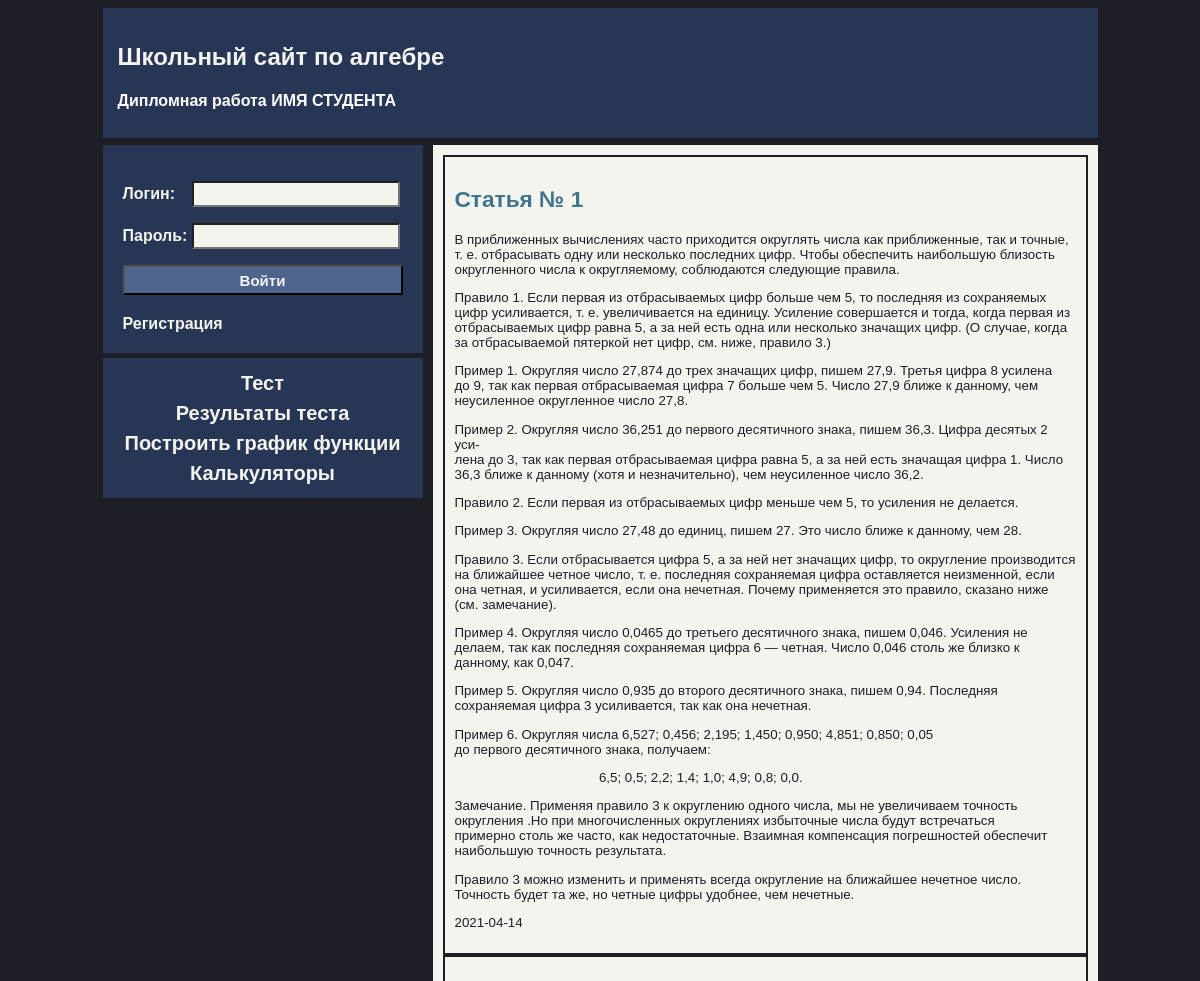
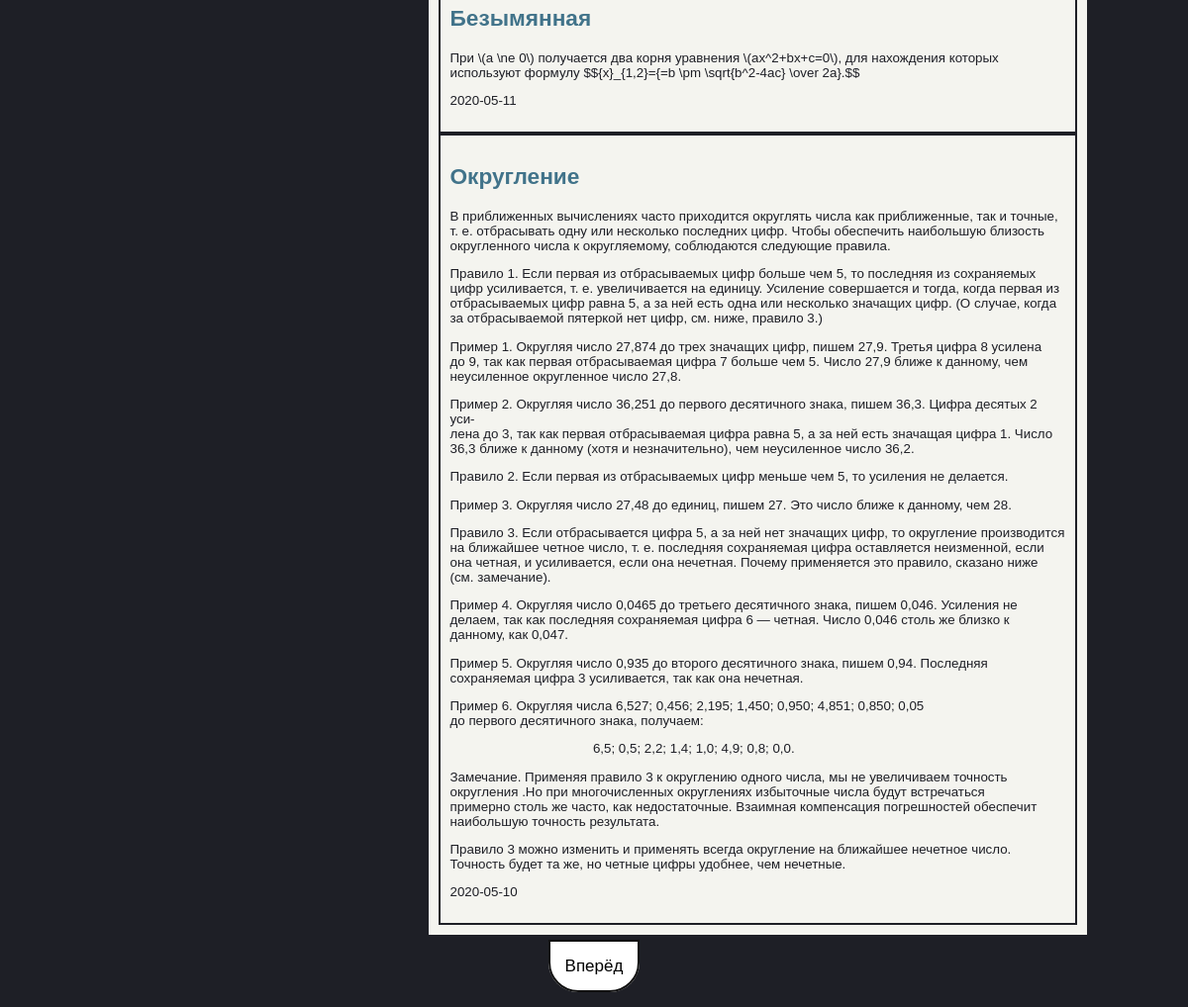
The page / on the database its author committed (2 pictures, top to bottom).
### tables this page shows
CREATE TABLE `blog` (
  `id` int(10) UNSIGNED NOT NULL,
  `title` char(10) NOT NULL,
  `date` date NOT NULL,
  `content` text NOT NULL
);

### connect.php (called while the page is built, shortened)
<?php
$conf = parse_ini_file("config.ini");
?>

### index.php (the view, shortened to what this page needs)
<?php
require dirname(__FILE__).'/connect.php';
$ids_count = mysqli_query($db, "SELECT COUNT(id) FROM blog");
$ids_count = mysqli_fetch_array($ids_count);
$pages_count = (int) ($ids_count[0] - 1) / $conf['articles_per_page_limit'] + 1;
if (isset($_GET['page'])) {
	$cur_page_number = (int) $_GET['page'];
	if ($cur_page_number > 0 && $cur_page_number <= $pages_count) {
		$start_article_number = $cur_page_number * $conf['articles_per_page_limit'] - $conf['articles_per_page_limit'];
		$sql_q = "SELECT * FROM blog ORDER BY id DESC LIMIT {$start_article_number}, {$conf['articles_per_page_limit']}";
	} else {
		$sql_q = "SELECT * FROM blog ORDER BY id DESC LIMIT ".$conf['articles_per_page_limit'];
		$cur_page_number = 1;
	}
} else {
	$sql_q = "SELECT * FROM blog ORDER BY id DESC LIMIT ".$conf['articles_per_page_limit'];
	$cur_page_number = 1;
}
$articles_data = mysqli_query($db, $sql_q);
?>
<!DOCTYPE html>
<html>
<head>
	<link rel="stylesheet" type="text/css" href="style.css" />
</head>
<body>
	<?php include 'header.php'; ?>
 	<div class="wrapper">
 		<?php include 'wrapper_left_block.php'; ?>
		<div id="wrapper_right_block">
			<article>
				<?php
					while ($row = mysqli_fetch_assoc($articles_data)) {
						echo "<section>
							<h2>{$row['title']}</h2>
							{$row['content']}
							<p>{$row['date']}</p>
							</section>";
					}
				?>
			</article>
		</div>
 	</div>
 	<div id="bottom_block">
	 	<nav>
	 		<?php
	 			if ($cur_page_number < $pages_count) echo '<a href="index.php?page='.($cur_page_number+1).'"> Вперёд </a>';
	 		?>
	 	</nav>
 	</div>
</body>
</html>

### style.css (style rules this page uses)
* { font-family: Helvetica, Arial, sans-serif; }
body { background-color: #1e1f26; color: #1e1f26; }
.wrapper { width: 995px; height: auto; margin: auto; }
.wrapper:after { content: " "; display: table; clear: both; }
.wrapper #wrapper_right_block { background: #f4f4ef; width: 665px; padding: 10px; box-sizing: border-box; margin-top: 2px; height: auto; float: right; }
#bottom_block { margin: 0 auto; padding-top: 15px; width: 850px; height: 50px; }
article { width: auto; height: auto; margin: auto; }
article section { padding: 10px; border: 2px solid #1e1f26; background: #f4f4ef; }
article section h2 { color: #41738A; font-size: 17pt; }
article section p { font-size: 10pt; }
nav { width: 850px; height: auto; margin: 10px auto; margin-top: 3px; padding-top: 4px; text-align: center; }
nav a { padding: 15px; background-color: #fff; border: 2px solid #111; text-decoration: none; color: black; font-size: 17px; margin: 5px; border-radius: 0px 0px 30px 30px; }

### rows shown on the page
blog: title "Статья № 1", content "В приближенных вычислениях часто приходится округлять числа как приближенные, так и точные, т. е. отбрасывать одну или несколько последних цифр. Чтобы обеспечить наибольшую близость округленного числа к округляемому, соблюдаются следующие правила. Правило 1. Если первая из отбрасываемых цифр больше чем 5, то последняя из сохраняемых цифр усиливается, т. е. увеличивается на единицу. Усиление совершается и тогда, когда первая из отбрасываемых цифр равна 5, а за ней есть одна или несколько значащих цифр. (О случае, когда за отбрасываемой пятеркой нет цифр, см. ниже, правило 3.) Пример 1. Округляя число 27,874 до трех значащих цифр, пишем 27,9. Третья цифра 8 усилена до 9, так как первая…", date "2021-04-14"
blog: title "Безымянная", content "При \\(a \\ne 0\\) получается два корня уравнения \\(ax^2+bx+c=0\\), для нахождения которых используют формулу $${x}_{1,2}={=b \\pm \\sqrt{b^2-4ac} \\over 2a}.$$", date "2020-05-11"
blog: title "Округление", content "В приближенных вычислениях часто приходится округлять числа как приближенные, так и точные, т. е. отбрасывать одну или несколько последних цифр. Чтобы обеспечить наибольшую близость округленного числа к округляемому, соблюдаются следующие правила. Правило 1. Если первая из отбрасываемых цифр больше чем 5, то последняя из сохраняемых цифр усиливается, т. е. увеличивается на единицу. Усиление совершается и тогда, когда первая из отбрасываемых цифр равна 5, а за ней есть одна или несколько значащих цифр. (О случае, когда за отбрасываемой пятеркой нет цифр, см. ниже, правило 3.) Пример 1. Округляя число 27,874 до трех значащих цифр, пишем 27,9. Третья цифра 8 усилена до 9, так как первая…", date "2020-05-10"
